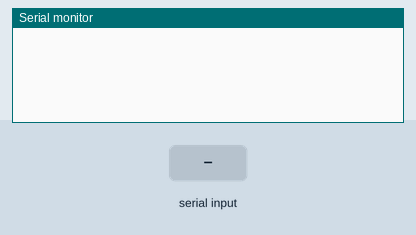
Bench run of a sketch on a simulated Arduino Uno, built with avr-gcc and run on an emulated ATmega328P. Shown: the last lines printed to the serial monitor. The test bench sets the inputs (shaded band). EEPROM starts erased.

Above: at 1.2 s.
1.3 s: "W90\n" received over Serial
At 1.8 s:
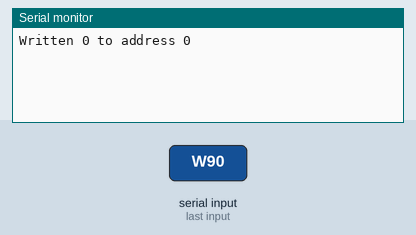
2.8 s: "r90\n" received over Serial
At 4.0 s:
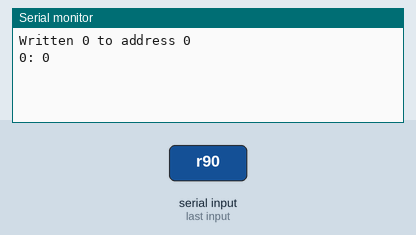
4.3 s: "r,45\n" received over Serial
At 5.3 s:
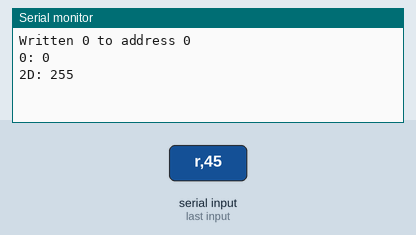
5.8 s: "R90\n" received over Serial
At 7.16 s:
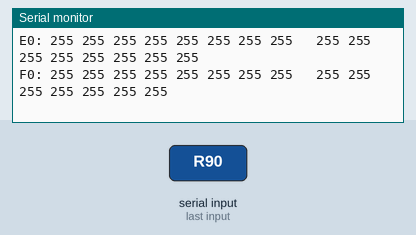
7.3 s: "R,45\n" received over Serial
At 8.8 s:
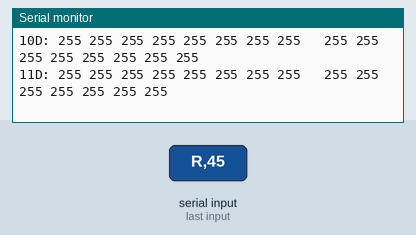

Measured:
- after the input at 1.3 s, the serial monitor: prints a new line at once (image 1)
- after the input at 2.8 s, the serial monitor: prints a new line at once (image 2)
- after the input at 4.3 s, the serial monitor: prints a new line at once (image 3)
- after the input at 5.8 s, the serial monitor: prints a new line at once (image 4)
- after the input at 7.3 s, the serial monitor: prints a new line at once (image 5)

The sketch:

INTERAL_WRITE.ino
```cpp
#include <EEPROM.h>

void setup() {
  Serial.begin(9600);
}

void loop() {
  if (Serial.available() > 0) {
    String input = Serial.readStringUntil('\n');
    input.trim(); // remove any leading/trailing whitespace
    char opp = input.charAt(0);
    int addr = input.substring(2, 5).toInt();
    int val = input.substring(6).toInt();

    if (opp == 'W') {
      EEPROM.write(addr, val);
      Serial.print("Written ");
      Serial.print(val);
      Serial.print(" to address ");
      Serial.println(addr);
    }
    else if (opp == 'r') {
      int read_val = EEPROM.read(addr);
      Serial.print(addr, HEX);
      Serial.print(": ");
      Serial.println(read_val);
    }
    else if (opp == 'R') {
      int i;
      int line_count = 0;
      Serial.print(addr, HEX);
      Serial.print(": ");
      for (i = addr; i < addr + 255; i++) {
        int val = EEPROM.read(i);
        Serial.print(val);
        Serial.print(" ");
        line_count++;
        if (line_count == 8) {
          Serial.print("\t");
        }
        if (line_count == 16) {
          Serial.println();
          line_count = 0;
          Serial.print(addr + (i - addr + 1), HEX);
          Serial.print(": ");
        }
      }
      Serial.println();
    }
  }
}
```
